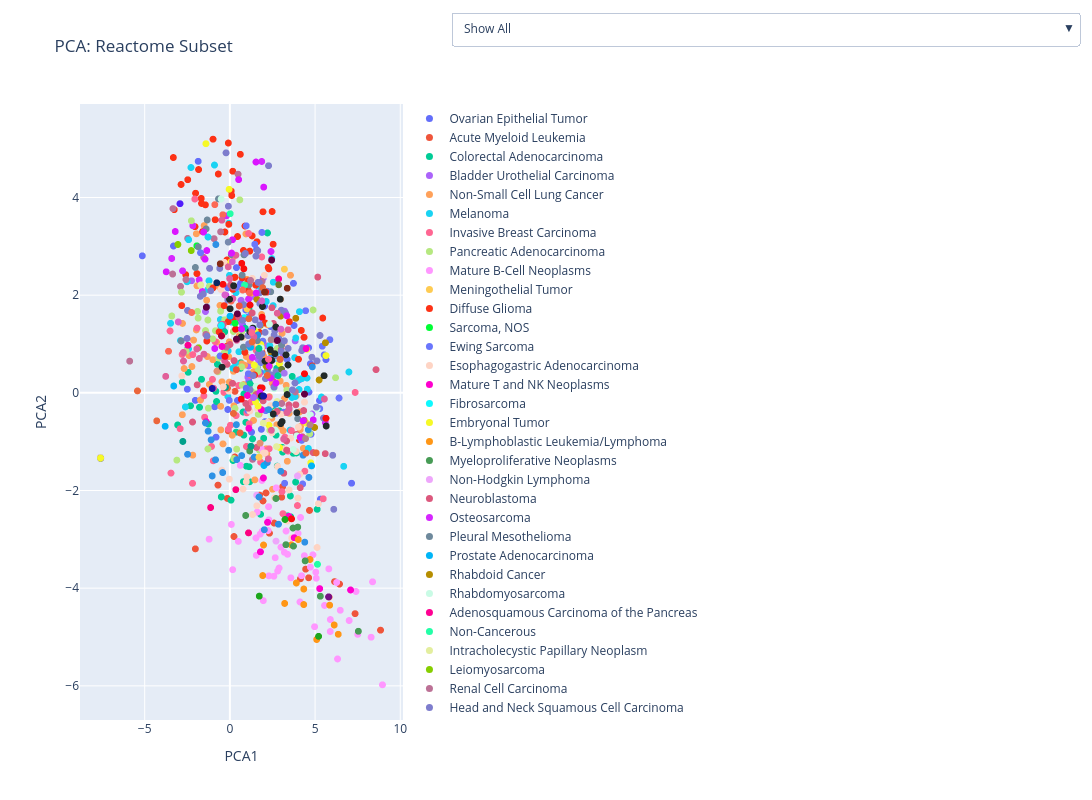
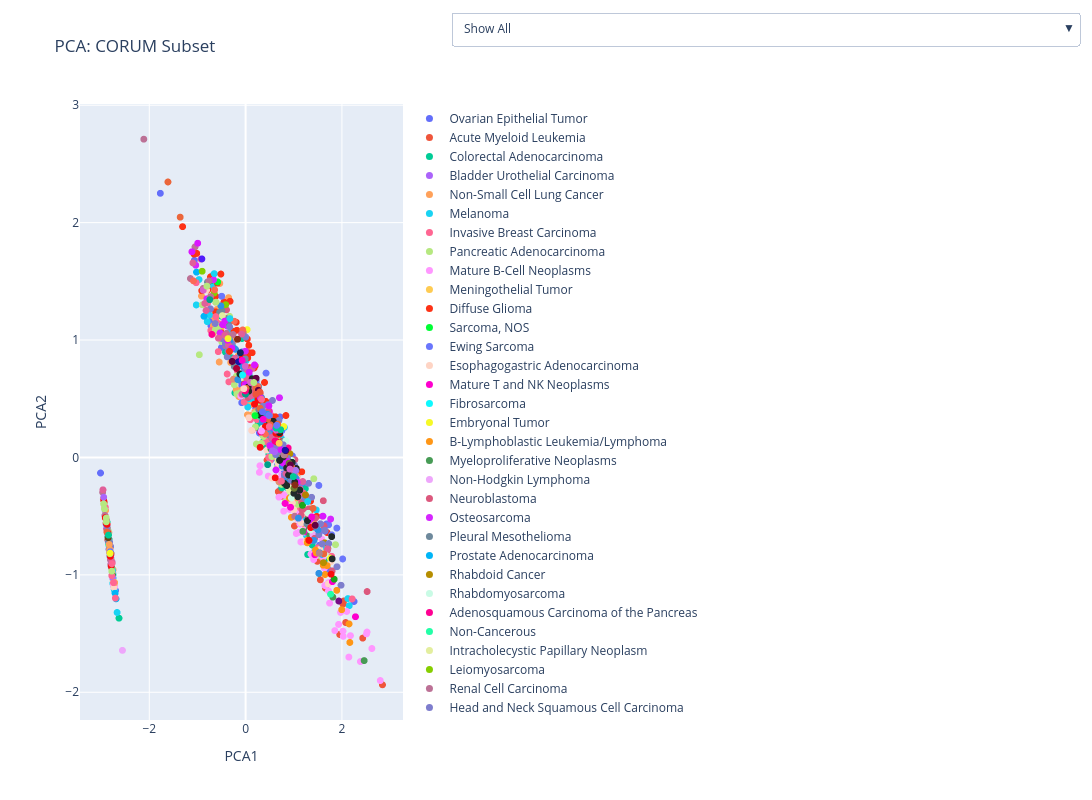
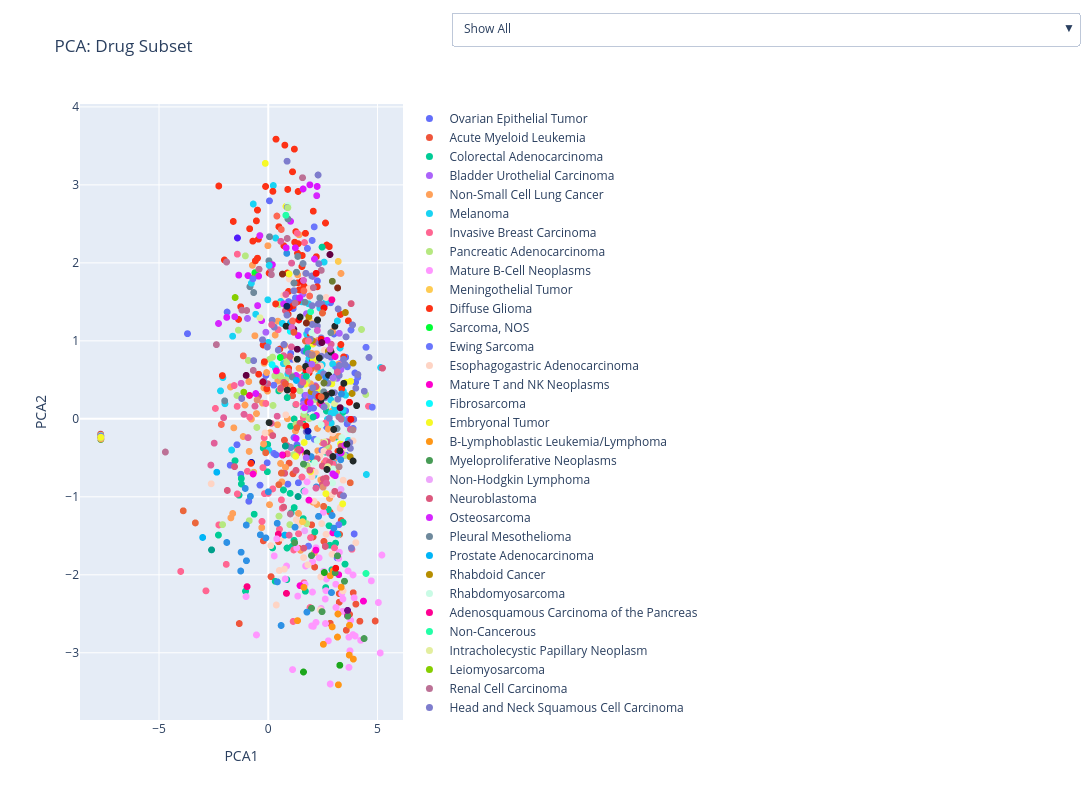

Notebook code cell kept with these figures, in order:
### Code cell
# Assuming combined_df is your full dataset
reactome_fig, reactome_out = make_dropdown_pca_with_selection(
    reactome_matrix, "PCA: Reactome Subset"
)
corum_fig, corum_out = make_dropdown_pca_with_selection(
    corum_matrix, "PCA: CORUM Subset"
)
drug_fig, drug_out = make_dropdown_pca_with_selection(drug_matrix, "PCA: Drug Subset")

# Show plots
reactome_fig.show()
display(reactome_out)

corum_fig.show()
display(corum_out)

drug_fig.show()
display(drug_out)

# Save HTMLs
reactome_fig.write_html("pca_reactome.html")
corum_fig.write_html("pca_corum.html")
drug_fig.write_html("pca_drug.html")
